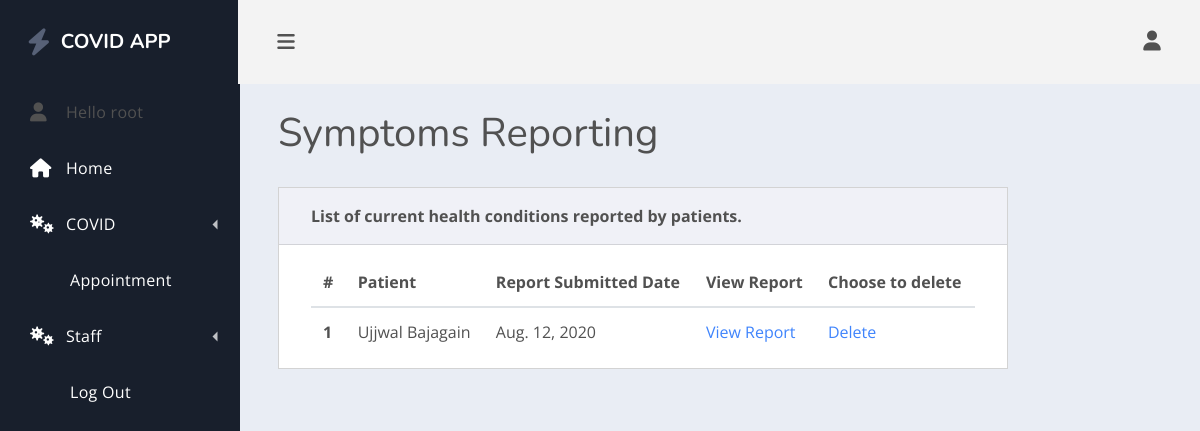
Before: /reviewreportings/ (signed in) with the older database file.
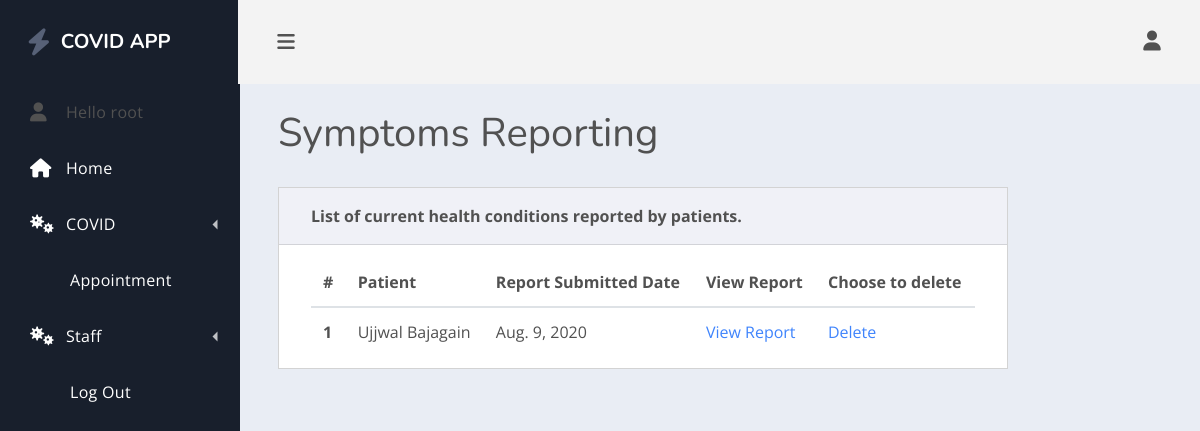
After: the same page with the newer database file.
### healthcare/models.py (models this page shows, shortened)
class PeriodicReporting(models.Model):
    BOOL_CHOICES = [('Yes', 'Yes'), ('No', 'No')]
    OPT_CHOICES = [('Yes', 'Yes'), ('No', 'No'), ('NA', 'I do not know')]
    patient = models.ForeignKey(Patient, null=True, blank=True, on_delete=models.CASCADE)
    date = models.DateField(auto_now_add = True)
    fever_above_100_F = models.CharField(max_length=5, choices=BOOL_CHOICES, null=True)
    cough = models.CharField(max_length=5, choices=BOOL_CHOICES, null=True)
    shortness_of_breath_or_difficulty_breathing = models.CharField(max_length=5, choices=BOOL_CHOICES, null=True)
    sustained_loss_of_smell_or_taste = models.CharField(max_length=5, choices=BOOL_CHOICES, null=True)
    body_aches = models.CharField(max_length=5, choices=BOOL_CHOICES, null=True)
    vomiting_or_diarrhoea = models.CharField(max_length=5, choices=BOOL_CHOICES, null=True)
    flag = models.CharField(max_length=5, choices=BOOL_CHOICES, null=True)

class Patient(models.Model):
    GENDER_CHOICES = [('Male', 'Male'), ('Female', 'Female'), ('Other', 'Other'), ('NA', 'I do not wish to say')]
    BOOL_CHOICES = [('Yes', 'Yes'), ('No', 'No')]
    user = models.OneToOneField(User, null=True,blank=True, on_delete=models.CASCADE)
    first_Name = models.CharField(max_length= 200, null= True)
    last_Name = models.CharField(max_length= 200, null= True)
    phone = models.CharField(max_length= 200, null= True)
    email = models.CharField(max_length=200, null= True)
    address = models.CharField(max_length=500, null= True)
    date_created = models.DateField(auto_now_add = True)
    birth_date = models.DateField(blank= True,null=True)
    age = models.DecimalField(decimal_places=0, max_digits=50, null=True)
    gender = models.CharField(max_length=50, choices=GENDER_CHOICES, blank= True)
    height = models.CharField(max_length=10, default='0.00 ft')
    weight = models.CharField(max_length=10, default='0.00 lbs')
    allergies = models.CharField(max_length=200, null=True)
    emergency_contact_name = models.CharField(max_length=200, null=True)
    emergency_contact_phone = models.CharField( max_length=200, null=True)
    emergency_contact_address = models.CharField(max_length=200, null=True)
    insurance_provider = models.CharField(max_length=200, null=True)
    diagnosis = models.TextField(blank=True, null=True)
    pre_existing_conditions = models.TextField(blank=True, null=True)
    lab_reports = models.TextField(blank=True, null=True)
    have_you_been_tested_positive_for_COVID = models.CharField(max_length=5, choices=BOOL_CHOICES,null=True)
    def __str__(self):
        if (self.first_Name and self.last_Name):
            display = (self.first_Name + " " + self.last_Name)
        else:
            display = str(self.date_created)
        return display

### healthcare/decorators.py (the view)
    def wrapper_function(request, *args, **kwargs):
        group = None
        if request.user.groups.exists():
            group = request.user.groups.all()[0].name
        if group == 'patient':
            messages.warning(request, 'Your are Redirected as you are not authorized to view the requested page ')
            return redirect('home')
        if group == 'staff':
            return view_func(request, *args, **kwargs)

### healthcare/views.py (called while the page is built)
@staff_only
def reviewReportings(request):
    reportings = PeriodicReporting.objects.all()
    context = {'reportings': reportings}
    return render(request, 'healthcare/listReportings.html', context)

### healthcare/templates/healthcare/listReportings.html
{% extends 'healthcare/main.html' %}
{% block content %}
    {% load myfilters %}
    <main class="dash-content">
        <div class="container-fluid">
            <h1 class="dash-title">Symptoms Reporting</h1>
            <div class="row">
                <div class="col-lg-10">
                    <div class="card spur-card">
                        <div class="card-header">
                            <div class="spur-card-title">List of current health conditions reported by patients. </div>
                        </div>
                        <div class="card-body ">
                            <table class="table table-hover table-in-card">
                                <thead>
                                <tr>
                                    <th scope="col">#</th>
                                    <th scope="col">Patient</th>
                                    <th scope="col">Report Submitted Date</th>
                                    <th scope="col">View Report</th>
                                    <th scope="col">Choose to delete</th>
                                </tr>
                                </thead>
                                <tbody>
                                {% for reporting in reportings %}
                                    <tr>
                                        <th scope="row"> {{ forloop.counter }}</th>
                                        <td>
                                            <div {% if reporting.flag == 'Yes'%} class="p-3 mb-2 bg-danger text-dark" {% endif %}>
                                                {{ reporting.patient }}
                                            </div>
                                        </td>
                                        <td>{{ reporting.date }}</td>
                                        <td>
                                            <a href=" {% url 'viewreportings' reporting.id %}">View Report</a>
                                        </td>
                                        <td>
                                            <a href=" {% url 'deleteperiodicsymptomsreport' reporting.id %}">Delete</a>
                                        </td>
                                    </tr>
                                {% endfor %}
                                </tbody>
                            </table>
                        </div>
                    </div>
                </div>
            </div>
        </div>
    </main>
{% endblock %}

Changed rows visible on the page:
changed PeriodicReporting "Ujjwal Bajagain": date "Aug. 12, 2020" → "Aug. 9, 2020"
